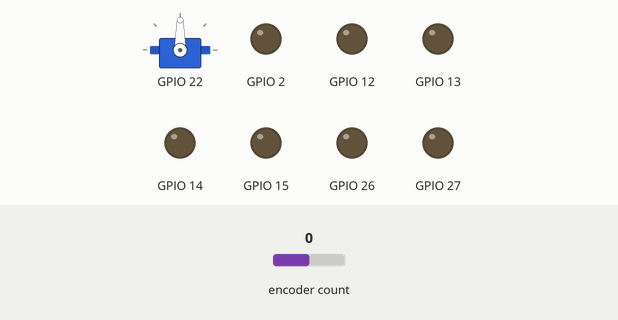
A program run on a simulated ESP32. On the bench: servo, output pins drawn as LEDs (lit = HIGH). Dashed ring = blinking. The test bench sets the inputs (shaded band); at power-on: encoder count 0. What the program prints to the serial monitor is not drawn.

Above: at 0.4 s.
At 1.9 s:
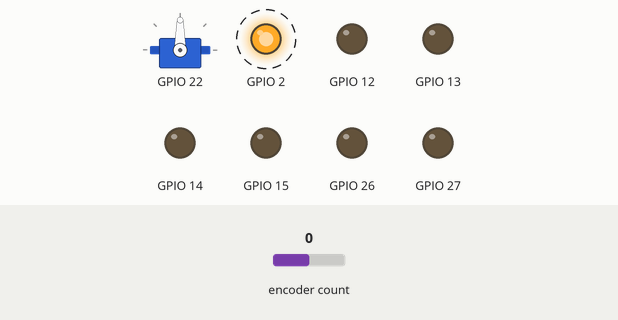
Timing chart, 0 to 3.0 s (numbered marks = the images above):
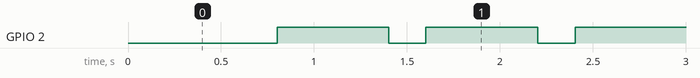

Measured:
- by itself, GPIO 2: alternates HIGH for 0.60 s and LOW for 0.20 s

The program:

main.cpp
```cpp
#include <Led.h>
#include <Servomoteur.h>
#include <Encodeur.h>
#include <Arduino.h>
#include <Moteur.h>

//Pas besoin de definir les pins de ground et + et -, c'est la teensy qui s'en charge
//on creer l'objet led
Led led = Led(2); //car on s'accroche au pin 2 grace à la datasheet

//création du servomoteur :
Servomoteur servomoteur = Servomoteur(22);
// COnstructeur nom = Constructeur(....)
Moteur moteurG = Moteur(12,13,27); //donné par l'elec
Moteur moteurD = Moteur(14,15,26);
Encodeur encodeur = Encodeur(5,18);

void setup(){
  //on appelle l'objet creer
  led.setup();
  servomoteur.setup();
  moteurG.setup();
  moteurD.setup();
  encodeur.setup();

  Serial.begin(115200);

}

void loop(){

  led.loop(); //pas de delai dans la carte, ce sont des actions idnependantes
  encodeur.mesure_vitesse();
}


//TODO FAIRE la fct set_speed ou on peut reculer si vitesse négative
```

Encodeur.h
```cpp
#ifndef ENCODEUR_H
#define ENCODEUR_H
#include <Arduino.h>
#include <ESP32Encoder.h>

class Encodeur{ //class moteur -> c'est l'objet
    public :

        void setup(); //methodes de classes
        void loop();
        Encodeur(int clk, int dt); //pin clk et dt, l'odre n'est pas grave, on peux les inverser sans souci
        void mesure_vitesse();


    private :
        ESP32Encoder encodeur;//Regarder la datasheet, on declare l'oibjet encodeur avec une fonction réalisée avant
        //peut etre utilisé avec les fonctions de la librairie ET dans le .cpp
        int m_clk; //On les declare ici et SEULEMENT ici
        int m_dt;
        long m_time;

        int m_ini;
        int m_fin;
        int m_t_ini;
        int m_t_fin;


};


#endif
```

Led.h
```cpp
#include <Arduino.h>

#ifndef LED_H
#define LED_H

class Led{ //le nom de la classe correspond au nom du fichier + maj sur le nom de la classe

    public :
        int m_pin;
        void on();
        void off();
        void setup();
        void loop();

        Led(int pin);

    private:
        long m_time;

};

#endif
```

Moteur.h
```cpp
#include <Arduino.h>
#ifndef MOTEURS_H
#define MOTEURS_H

//un moteur a besoin de input 1 et 2, il a besoin d'un controlleur
//enable 1 et 2, c'est pour relier la L239, le controlleur à l'ESP "32", mais aussi pour alimenter les moteurs en puissance (activer PWM)
//On ne branche pas le moteur au 3v3 de l'esp

class Moteur{ //class moteur -> c'est l'objet
    public :

        void setup(); //methodes de classes
        void loop();
        Moteur(int in1, int in2, int en);
        void set_speed(int vitesse); // De 0 à 255

    private :

        int m_in1; //avec m, on a les variables privées,(c'est un attribut = argument de la classe) sinon c'est publique
        int m_in2;
        int m_en;


};


#endif
```

Servomoteur.h
```cpp
#include <Arduino.h>
#include <ESP32Servo.h>
#ifndef SERVOMOTEUR_H
#define SERVOMOTEUR_H

//etat = machien à etat : utiliser enumerate

class Servomoteur{ //le nom de la classe correspond au nom du fichier

    private :
        Servo servo_mot;
        long m_time;
        int m_pin;  //on ne va utiliser ces variables que dans le moteurs.cpp

    public :

        Servomoteur(int pin); //on ne met pas la var m_pin dans le cosntructeur
        void setup(); //on a des fonction
        void loop();
};


#endif
```

Encodeur.cpp
```cpp
#include <Encodeur.h>

Encodeur::Encodeur(int clk, int dt){
    m_clk = clk;
    m_dt = dt;
};

void Encodeur::setup(){
    encodeur.attachHalfQuad(m_clk, m_dt);
    encodeur.setCount(0);
    m_time = millis();
    m_ini = 0;
    m_fin = 0;
    m_t_ini = 0;
    m_t_fin = 0;
};

void Encodeur::loop(){
    Serial.println("Le nombre de tics : "+ String(encodeur.getCount()));

};

void Encodeur::mesure_vitesse(){
    // & tour de roue = 1945 tics

    float vitesse;
    if (millis() - m_time < 1){
        m_ini = encodeur.getCount();
        m_t_ini = millis();
    } else if (millis() - m_time > 800){
        m_fin = encodeur.getCount();
        m_t_fin = millis();

        vitesse = (m_fin-m_ini)/(m_t_fin-m_t_ini); //tics par secondes
        vitesse = (vitesse/1945.0)*(64.2)*3.1415;

        Serial.println(vitesse);

    }


};
```

Led.cpp
```cpp
#include "Led.h"


Led::Led(int pin){//On cree le constructeur pour definir les variables internes
    m_pin = pin;
}

void Led::setup(){
    //PIN mode -> associe la pin à la var en inpput ou output
    pinMode(m_pin,OUTPUT) ;// On lui envoie l'info
    m_time = millis(); //On a aussi micros()
}


void Led::loop(){
    if (  millis() - m_time > 800 ){//prend la difference de temps car m_time a ete initialisé au setup (premiere fois)
        on();
        m_time = millis();
    } else if (millis() - m_time >600){
        off();
    }

}

void Led::on(){

    digitalWrite(m_pin, 1); // AnalogWrite(pin,valeur) : de 0 à 255 , digitalWrite : de 0 ou 1

}
void Led::off(){

    digitalWrite(m_pin, 0); // AnalogWrite(pin,valeur) : de 0 à 255 , digitalWrite : de 0 ou 1

}
```

Moteur.cpp
```cpp
#include "Moteur.h"

Moteur::Moteur(int in1, int in2, int en){ //Moteur : classe et Moteur::Moteur constructeur
    m_in1 = in1;
    m_in2 = in2;
    m_en = en;
};

void Moteur::setup(){
    pinMode(m_in1, OUTPUT); //On est dans le moteur donc on peux utiliser m_pin
    pinMode(m_in2, OUTPUT);
    pinMode(m_en, OUTPUT);
};

void Moteur::loop(){

};

void Moteur::set_speed(int vitesse){

    int v;
    if (vitesse > 255){
        v = 255;
    } else if (vitesse < -255){
        v = -255;
    } else{
        v = vitesse;
    }

    if (v > 0){
        //Moteur en position avant
        digitalWrite(m_in1, 1); // Inverser ou non le sens du courant
        digitalWrite(m_in2, 0);
        analogWrite(m_en, v);
    } else if  (v < 0){
        //Moteur en position arrière
        digitalWrite(m_in1, 0);
        digitalWrite(m_in2, 1);

        v = -v;
        //Serial.println(v); Permet d'afficher une valeur lors du debuggage
        analogWrite(m_en, v);
    } else {
        analogWrite(m_en, 0);
    }

};
```

Servomoteur.cpp
```cpp
#include "Servomoteur.h"

Servomoteur::Servomoteur(int pin){
    m_pin = pin; //donne la variable de m_pin qui est var private
}

void Servomoteur::setup(){
    pinMode(m_pin,OUTPUT); //On a stocké la variable de m_pin dans le cosntructeur, oon y a accés dans ce fichier cpp seulement
    m_time = millis();
    servo_mot.attach(m_pin); //objet associé à la librairie

}

void Servomoteur::loop(){
    if (millis() - m_time > 4000){
        servo_mot.write(100); //servo_mot est un objet de librairie, il faut regarder comment le configurer
    } else if (millis() - m_time > 6000){
        servo_mot.write(20);
        m_time = millis();
    }

}
```
